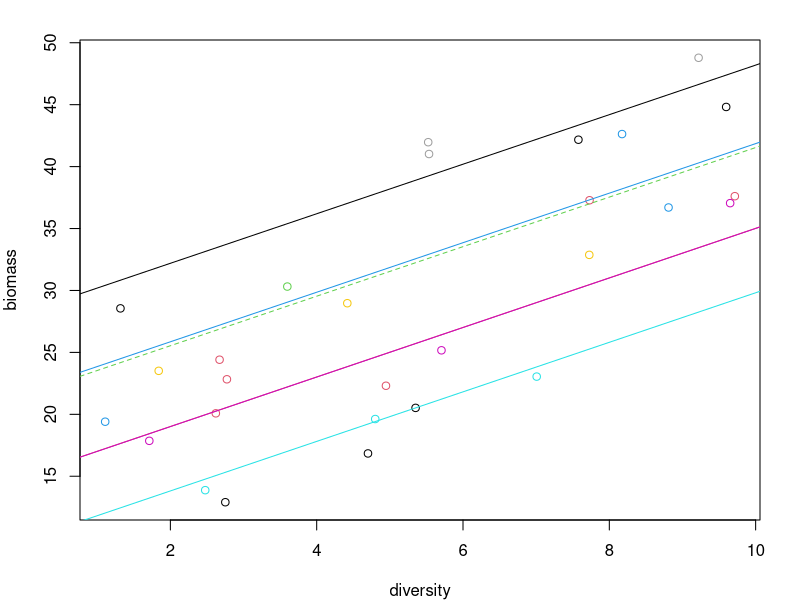

Write R code to recreate this figure.
# make data for example analysis 1
set.seed(231011)
n_blocks = 10

intercepts = rnorm(n_blocks, 20, 8)
slopes = 2
error = 2
bdat = data.frame(plot = 1:3,
                  block = rep(1:n_blocks, each = 3),
                  diversity = runif(n_blocks*3, 1, 10),
                  biomass = NA)
bdat$biomass=intercepts[bdat$block] + slopes*bdat$diversity + rnorm(nrow(bdat), 0, error)
bdat=bdat[bdat$block!=3 | bdat$plot==bdat$block,]

write.csv(bdat, "dataset_1.csv", row.names = FALSE)

# plot
par(mar=c(4,4,2,2))
plot(biomass~diversity, col = block, data = bdat)
for(i in 1:6) {
  if(i==3) {
    abline(intercepts[i], slopes, col = i, lty=2)
  } else {
    abline(intercepts[i], slopes, col = i)
  }
}


# analyse
require(nlme)
mod = lme(biomass~diversity, random = ~1|block, data = bdat)
summary(mod)

fixef(mod)
ranef(mod)

VarCorr(mod)
